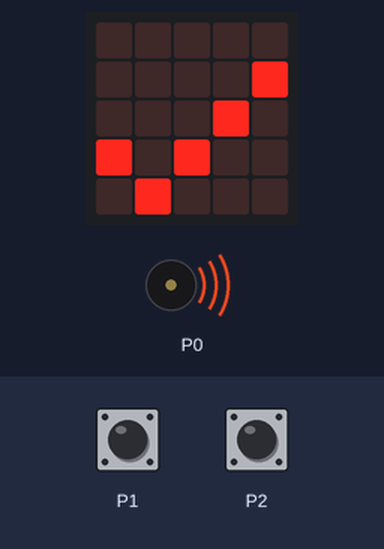
This program was run on a simulated BBC micro:bit (MakeCode). Parts: the board's 5×5 LED display, buzzer (waves = sounding). The inputs (shaded band) are chosen by the test bench. Random numbers come from a fixed seed.

Above: at 4.75 s.
4.8 s: touch pin P1 pressed for 0.15 s
At 6.5 s:
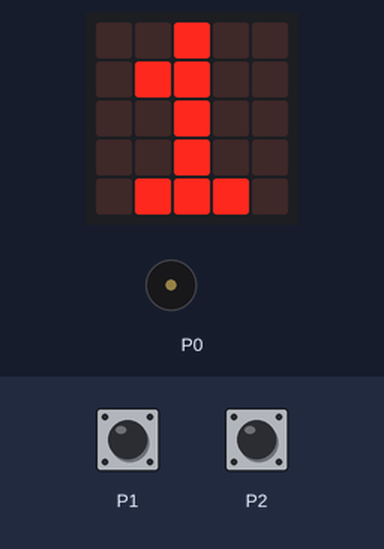
7.7 s: touch pin P2 pressed for 0.15 s
At 8.3 s:
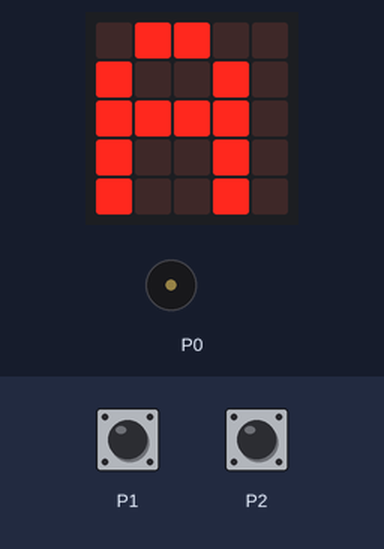
9.3 s: touch pin P1 pressed for 1 s
At 10.4 s:
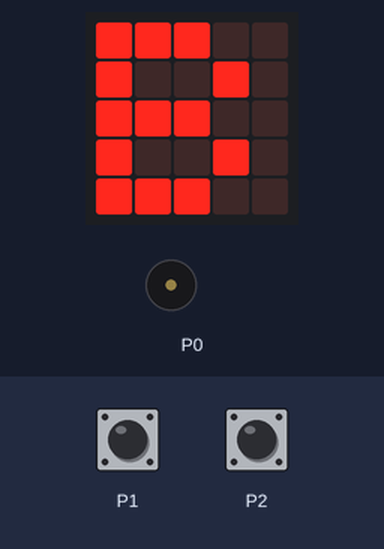
11.8 s: touch pin P2 pressed for 1 s
At 12.3 s:
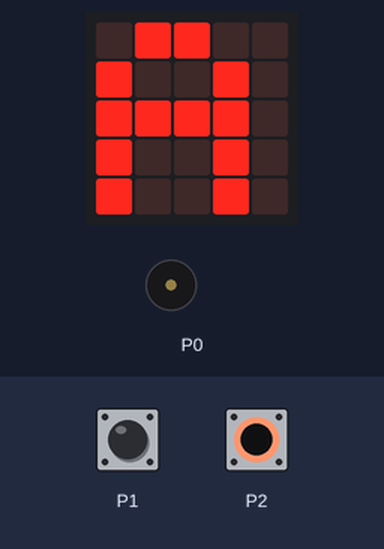
14.3 s: touch pin P1 pressed for 3.2 s
At 15.5 s:
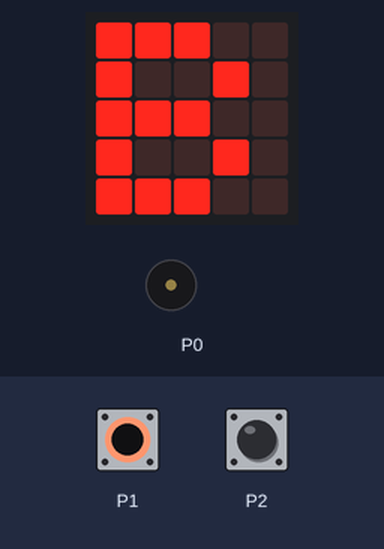
19.0 s: P1 (touch pin P1) driven LOW and P2 (touch pin P2) driven LOW
At 19.9 s:
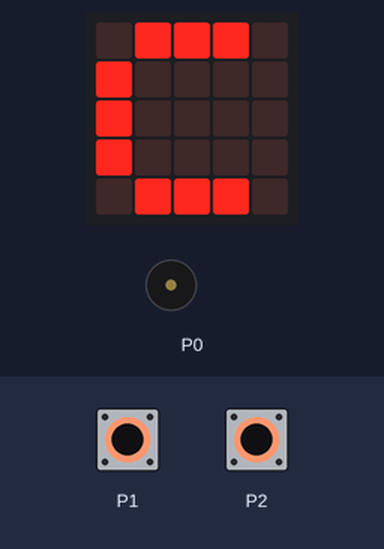
Timing chart, 0 to 21.5 s (numbered marks = the images above; inputs shaded):
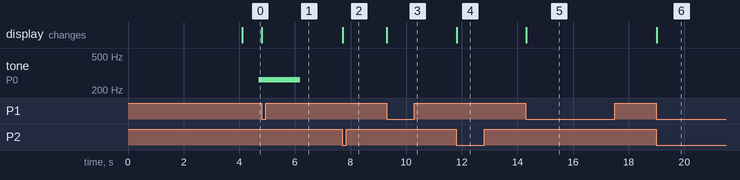

Measured:
- after the input at 4.8 s, the display: changes at once (image 1)
- after the input at 7.7 s, the display: changes at once (image 2)
- after the input at 9.3 s, the display: changes at once (image 3)
- after the input at 11.8 s, the display: changes at once (image 4)
- after the input at 14.3 s, the display: changes at once (image 5)
- after the input at 19.0 s, the display: changes at once (image 6)

The program:

main.ts
```typescript
pins.touchSetMode(TouchTarget.P1, TouchTargetMode.Capacitive)
pins.touchSetMode(TouchTarget.P2, TouchTargetMode.Capacitive)
let game_start = false
let cheat = false
control.inBackground(function pozadi() {

    game_start = false
    basic.pause(randint(3000, 10000))
    if (cheat == false) {
        game_start = true
        basic.showIcon(IconNames.Yes)
        music.playTone(Note.C, 1500)
    }

})
basic.forever(function Hra() {

    let P1 = input.pinIsPressed(TouchPin.P1)
    let P2 = input.pinIsPressed(TouchPin.P2)
    if (game_start == true) {
        if (P1 == true && P2 == true) {
            basic.showString("R")
            game_start = false
        }

        if (P1 == true && P2 == false) {
            basic.showNumber(1)
            game_start = false
        }

        if (P1 == false && P2 == true) {
            basic.showNumber(2)
            game_start = false
        }

    } else {
        if (P1 && P2) {
            basic.showString("C")
            game_start = false
            cheat = true
        }

        if (P1 == true && P2 == false) {
            basic.showString("B")
            game_start = false
            cheat = true
        }

        if (P1 == false && P2 == true) {
            basic.showString("A")
            game_start = false
            cheat = true
        }

    }

})
```

test.ts
```typescript
// Tady jsou testy. Při použití tohoto balíčku jako rozšíření nebude zkompilováno.
```
